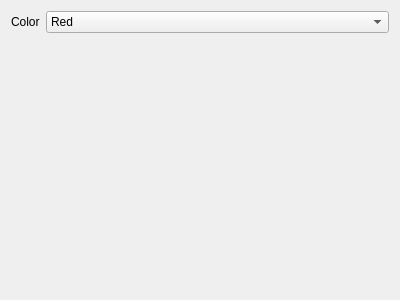
<?xml version="1.0" encoding="UTF-8"?>
<ui version="4.0">
 <class>TerritoryToolProperties</class>
 <widget class="QWidget" name="TerritoryToolProperties">
  <property name="geometry">
   <rect>
    <x>0</x>
    <y>0</y>
    <width>400</width>
    <height>300</height>
   </rect>
  </property>
  <property name="windowTitle">
   <string>Form</string>
  </property>
  <layout class="QFormLayout" name="formLayout">
   <item row="0" column="0">
    <widget class="QLabel" name="SideLabel">
     <property name="text">
      <string>Color</string>
     </property>
    </widget>
   </item>
   <item row="0" column="1">
    <widget class="QComboBox" name="SideCombobox">
     <item>
      <property name="text">
       <string>Red</string>
      </property>
     </item>
     <item>
      <property name="text">
       <string>Blue</string>
      </property>
     </item>
     <item>
      <property name="text">
       <string>Yellow</string>
      </property>
     </item>
    </widget>
   </item>
  </layout>
 </widget>
 <resources/>
 <connections/>
</ui>
